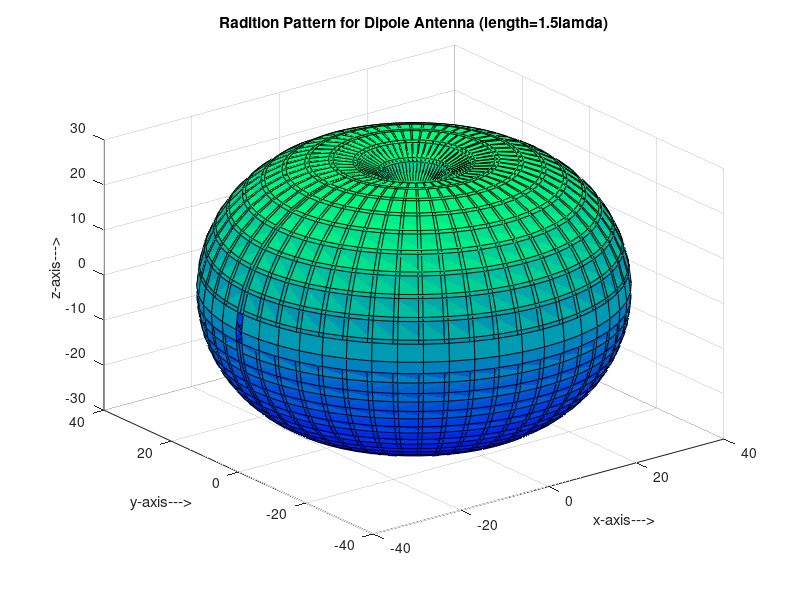

The MATLAB script that drew this image:
%**************************************************************************
%
% Radiation_pattern_3D.m - CA8 - DRONES
%
%**************************************************************************
%
% Alvaro Perez Ortega
% Linneuniversitet, Växjö, Sweden
% January 2014
%
%**************************************************************************
%
% DESCRIPTION:
% Radiation pattern plot in 3 dimensions.
%
%**************************************************************************
clc; clear all; close all;

% Defining variables in spherical coordinates
theta=[0:0.12:2*pi]; %theta vector
phi=[0:0.12:2*pi];   %phi vector

l_lamda1=1/100;      %length of antenna in terms of wavelengths
I0=1;                %max current in antenna structure
n=120*pi;            %eta
 
% Evaluating radiation intensity(U)
U1=( n*( I0^2 )*( ( cos(l_lamda1*cos(theta-(pi/2))/2) - cos(l_lamda1/2) )./ sin(theta-(pi/2)) ).^2 )/(8*(pi)^2);

% Converting to dB scale
U1_1=10*log10(U1);

% Normalizing in order to make U vector positive
min1=min(U1_1);
U=U1_1-min1;
 
% Expanding theta to span entire space
U(1,1)=0;
for n=1:length(phi)
    theta(n,:)=theta(1,:);
end
% Expanding phi to span entire space
phi=phi';
for m=1:length(phi)
    phi(:,m)=phi(:,1);
end
% Expanding U to span entire space
for k=1:length(U)
    U(k,:)=U(1,:);
end
 
% Converting to spherical coordinates 
[x,y,z]=sph2cart(phi,theta,U);

% Plotting routine
surf(x,y,z)
colormap(winter)
title('Radition Pattern for Dipole Antenna (length=1.5lamda)')
xlabel('x-axis--->')
ylabel('y-axis--->')
zlabel('z-axis--->')

